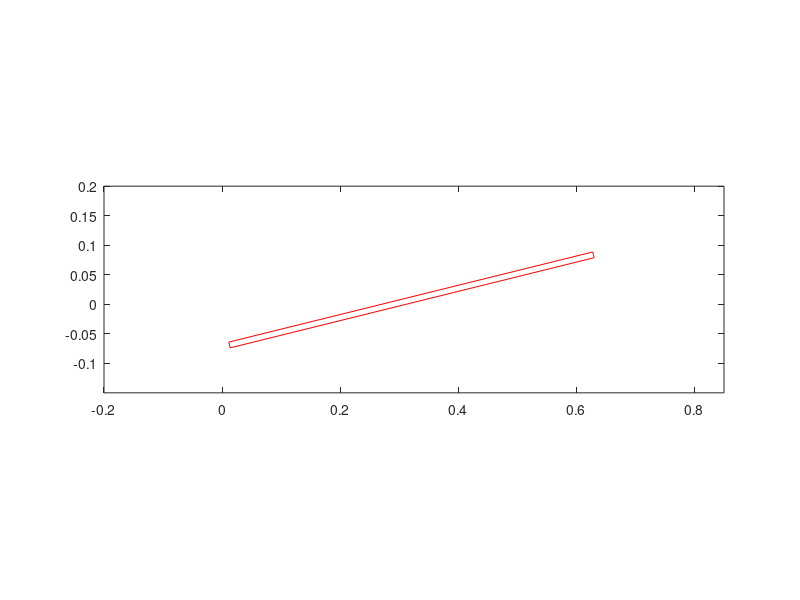

Recreate this plot in MATLAB.
clear all
clc

% Kinematics from Roh and Gharib[2019]
% Digitized and simulated here
% D. CHANDAR- QUB 2021.

% Time   yLE   Angle(deg)

mydata2=[0.000000000000	0.000000000000		7.134831460674
0.000169902913	0.001500000000		7.347623723332
0.000412621359	0.002666666667		7.651612668554
0.000606796117	0.003833333333		7.894803826235
0.000825242718	0.005000000000		8.176445757343
0.000995145631	0.006166666667		8.401959296258
0.001237864078	0.007333333333		8.724121494518
0.001432038835	0.008666666667		8.998605584181
0.001626213592	0.009666666667		9.276160708483
0.001820388350	0.011000000000		9.553152613413
0.002014563107	0.011666666667		9.781144322247
0.002160194175	0.012833333333		9.952138104166
0.002378640777	0.014166666667		10.208628777044
0.002621359223	0.015500000000		10.578706227970
0.002791262136	0.016666666667		10.857996072903
0.003009708738	0.017666666667		11.186199290071
0.003131067961	0.018333333333		11.344526865733
0.003276699029	0.019166666667		11.534519957048
0.003446601942	0.020666666667		11.756178564017
0.003616504854	0.022166666667		12.002759899666
0.003762135922	0.023333333333		12.262670448183
0.003932038835	0.024500000000		12.565899422048
0.004029126214	0.025666666667		12.739173121654
0.004174757282	0.027000000000		12.996866230130
0.004320388350	0.028500000000		13.230039569553
0.004514563107	0.029833333333		13.540937354917
0.004660194175	0.031333333333		13.774110694340
0.004805825243	0.032500000000		14.028733501449
0.004927184466	0.033666666667		14.245325624618
0.005097087379	0.035000000000		14.548554598482
0.005242718447	0.036000000000		14.808465146999
0.005388349515	0.037333333333		15.049783314050
0.005533980583	0.038666666667		15.282956653474
0.005655339806	0.040166666667		15.477267769126
0.005873786408	0.041166666667		15.836696848020
0.005995145631	0.042833333333		16.050439074832
0.006165048544	0.044500000000		16.349678193777
0.006359223301	0.045500000000		16.691665757028
0.006504854369	0.046833333333		16.971110141394
0.006626213592	0.048333333333		17.208601505345
0.006844660194	0.049000000000		17.355447944180
0.007038834951	0.049500000000		17.414924042136
0.007305825243	0.050333333333		17.526219825838
0.007548543689	0.050666666667		17.689071046509
0.007839805825	0.051166666667		17.884492511850
0.008033980583	0.051666666667		17.956382755076
0.008252427184	0.052166666667		18.011345041952
0.008495145631	0.052333333333		18.072414249955
0.008762135922	0.053000000000		18.213592232952
0.009004854369	0.053500000000		18.365586705978
0.009271844660	0.054166666667		18.532780625868
0.009538834951	0.054666666667		18.679893458071
0.009733009709	0.055166666667		18.786289589556
0.009975728155	0.055500000000		18.919284753090
0.010291262136	0.055666666667		18.839314933893
0.010606796117	0.055666666667		18.710046906789
0.010873786408	0.055666666667		18.530910564050
0.011189320388	0.055666666667		18.319203977360
0.011383495146	0.055666666667		18.230011915521
0.011674757282	0.055666666667		18.098478236911
0.011966019417	0.055500000000		17.978160794319
0.012208737864	0.055500000000		17.886964110504
0.012475728155	0.055500000000		17.772243689169
0.012742718447	0.055666666667		17.607249688297
0.013033980583	0.055500000000		17.421654363795
0.013300970874	0.055666666667		17.247494030577
0.013567961165	0.055333333333		16.934247845530
0.013859223301	0.054500000000		16.585150150175
0.014174757282	0.054000000000		16.197021406679
0.014417475728	0.053333333333		15.898460835447
0.014660194175	0.052500000000		15.599900262838
0.014927184466	0.052166666667		15.321565846752
0.015291262136	0.051500000000		14.897614112617
0.015533980583	0.050833333333		14.544769799534
0.015898058252	0.050166666667		14.122992118803
0.016286407767	0.049000000000		13.625668157912
0.016699029126	0.048333333333		13.093051161832
0.017014563107	0.047333333333		12.867996187582
0.017451456311	0.046000000000		12.534938123239
0.017864077670	0.045166666667		12.174567389246
0.018155339806	0.044333333333		11.895910855748
0.018398058252	0.043666666667		11.663697078471
0.018713592233	0.042833333333		11.449596638203
0.019126213592	0.040666666667		11.128068070702
0.019563106796	0.040000000000		10.664190723884
0.020024271845	0.039166666667		10.268770130574
0.020291262136	0.037500000000		10.037778530726
0.020582524272	0.035166666667		9.600264535480
0.020849514563	0.033833333333		9.241325108792
0.021116504854	0.032000000000		8.956335472617
0.021456310680	0.030166666667		8.554343477763
0.021747572816	0.027833333333		8.200883603389
0.021990291262	0.025833333333		7.915893967640
0.022305825243	0.024166666667		7.522362822667
0.022597087379	0.022333333333		7.138485872167
0.022864077670	0.020333333333		6.762299552415
0.023179611650	0.018166666667		6.433879677493
0.023373786408	0.016833333333		6.319883822489
0.023834951456	0.015833333333		5.985198624530
0.024223300971	0.014333333333		5.852991709421
0.024660194175	0.012333333333		5.674206888354
0.025048543689	0.011000000000		5.455566321907
0.025485436893	0.009833333333		5.195497023408
0.025873786408	0.008666666667		5.084955588397
0.026189320388	0.006833333333		4.992290490367
0.026601941748	0.005500000000		4.805951112035
0.027111650485	0.004666666667		4.636285953382
0.027475728155	0.004166666667		4.550561797753
0.027936893204	0.003500000000		4.546993745647
0.028495145631	0.002500000000		4.438014166301
0.029126213592	0.001833333333		4.386912576256
0.029733009709	0.000833333333		4.382022471910
0.030242718447	0.000333333333		4.687847714738
0.030970873786	0.000000000000		5.091473946143
0.031432038835	0.000000000000		5.410153266874
0.031868932039	0.000000000000		5.769240209655
0.032305825243	0.000000000000		5.963927514933
0.032694174757	0.000000000000		6.339443271584
0.033252427184	0.000000000000		6.778117158814
];


mydata=[mydata2;mydata2];

% Initial points on the plate (Used for visualization only)
x(1)=0;
y(1)=0;

x(2)=0.635;
y(2)=0;

x(3)=0.635;
y(3)=0.01;

x(4)=0;
y(4)=0.01;

x(5)=x(1);
y(5)=y(1);

plot(x,y,'r');
axis ([-1  1 -0.5 0.5])
axis equal

tt= mydata(:,1);
yy= mydata(:,2);
aa= mydata(:,3);

% Initial rotation:
rmat=[cosd(aa(1)) -sind(aa(1)); sind(aa(1)) cosd(aa(1))];
for i = 1:5
    vec=rmat*[x(i);y(i)];
    x(i)=vec(1);
    y(i)=vec(2);
end


plot(x,y,'r');
axis ([0.6  0.635 0.08 0.096])
axis equal


T=1;
dt=0.001;

% Stroke angle
sAngle=35;

% Frequency (Hz)
ff=30;
 
for t=1:size(mydata,1)
   xnew=x-yy(t)/tand(sAngle);
   ynew=y+yy(t);
   
   % Leading edge.
   xrot=xnew(2);
   yrot=ynew(2);
   
   % Add rotation about xrot  and yrot(so that the LE moves along the
   % stroke plane
   
   theta=aa(t);
   rmat=[cosd(theta) -sind(theta); sind(theta) cosd(theta)];
    for i = 1:5
        vec=rmat*[xnew(i)-xrot;ynew(i)-yrot];
        xnew(i)=xrot+vec(1);
        ynew(i)=yrot+vec(2);
    end
   
   
    
   plot(xnew,ynew,'r');
   
   axis equal
   axis ([-0.2  0.85 -0.15 0.2])
   pause(0.001);
   
end
    
